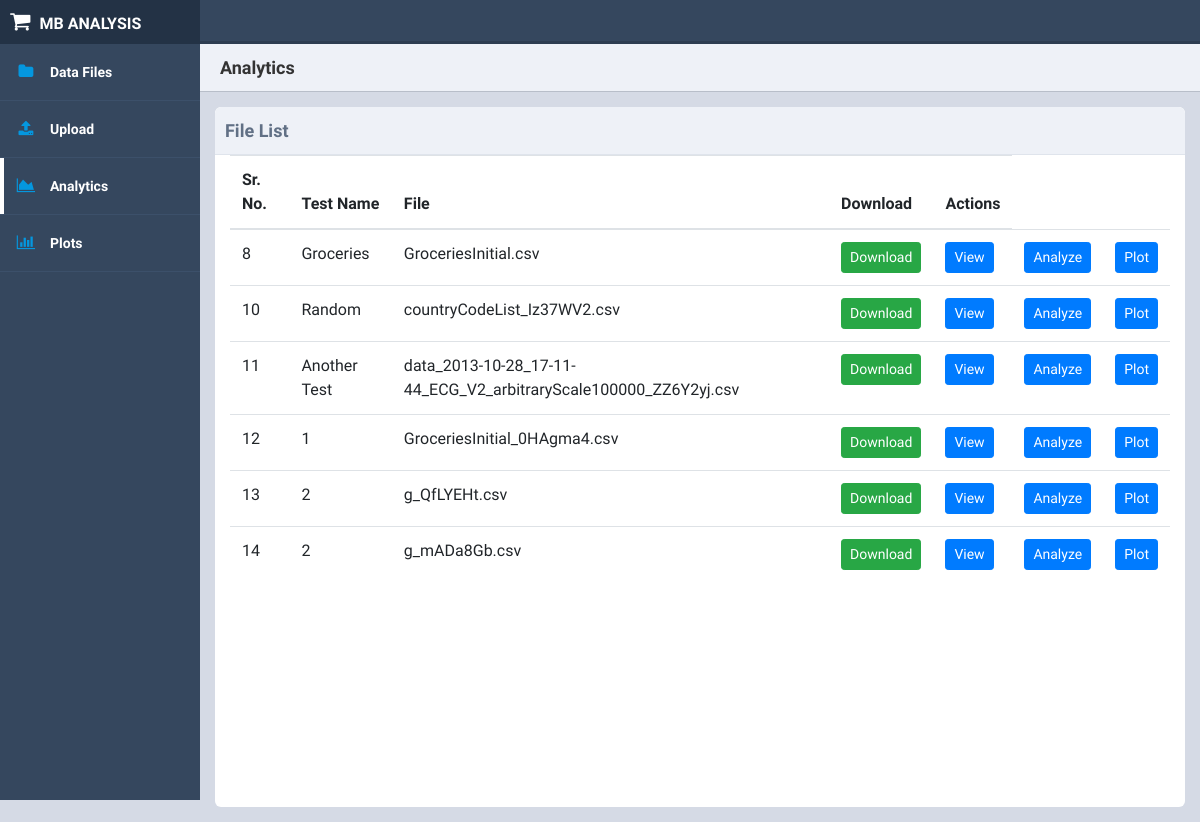
Before: /analysis/tests with the older database file.
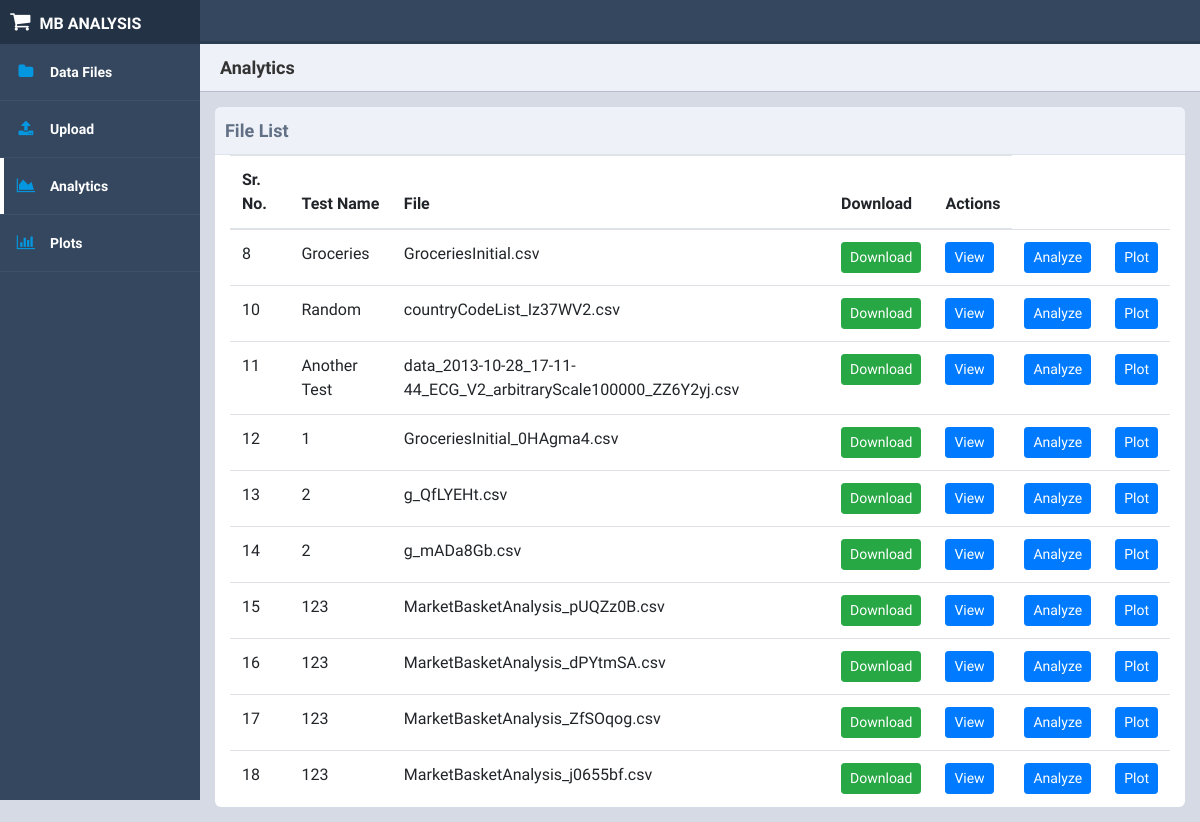
After: the same page with the newer database file.
### analysis/models.py (models this page shows, shortened)
class Upload(models.Model):
    test_name = models.CharField(max_length=200)
    datafile = models.FileField()
    upload_date = models.DateTimeField(auto_now=True)

### analysis/views.py (the view)
# urls.py: path('tests', views.list_tests, name='all_tests'),
def list_tests(request):
    uploads = Upload.objects.all()
    return render(request, 'analysis/tests.html', {'tests' : uploads})

### analysis/templates/analysis/tests.html (shortened to what this page needs)
{% extends 'analysis/base.html' %}
{% block main %}
<div class="widget">
    <div class="title">File List</div>
    <table class="table table-responsive table-inverse col-md-12">
        <thead>
            <tr>
                <th>Sr. No.</th>
                <th>Test Name</th>
                <th>File</th>
                <th>Download</th>
                <th>Actions</th>
            </tr>
        </thead>
        <tbody>
            {% for test in tests %}
            <tr>
                <td>{{ test.pk }}</td>
                <td>{{ test.test_name }}</td>
                <td>{{ test.datafile.name }}</td>
                <td><a class="btn btn-success btn-sm" href="../../../{{ test.datafile.name }}">Download</a></td>
                <td><a class="btn btn-primary btn-sm" href="{% url 'analysis:view' test.pk %}">View</a> </td>
                <td><a class="btn btn-primary btn-sm" onclick="get_input({{ test.pk }})" href="#">Analyze</a> </td>
                <td><a class="btn btn-primary btn-sm" href="{% url 'analysis:plot' test.pk %}">Plot</a> </td>
            </tr>
            {% endfor %}
        </tbody>
    </table>
</div>
{% endblock %}

### analysis/templates/analysis/base.html (shortened to what this page needs)
{% load staticfiles %}
<!DOCTYPE html>
<html>
	<head>
        <link rel="stylesheet" href="https://maxcdn.bootstrapcdn.com/bootstrap/4.0.0-beta.2/css/bootstrap.min.css">
		<link rel="stylesheet" href="https://maxcdn.bootstrapcdn.com/font-awesome/4.5.0/css/font-awesome.min.css">
		<link rel="stylesheet" href="http://code.ionicframework.com/ionicons/2.0.1/css/ionicons.min.css">
		<link rel="stylesheet" href="{% static 'analysis/main.css' %}">
	</head>
	<body>
		<div class="header">
		</div>
		<div class="side-nav">
			<div class="logo">
				<i class="fa fa-shopping-cart"></i>
				<span>MB analysis</span>
			</div>
			<nav>
				<ul>
					<li>
						<a href="{% url 'analysis:all_tests' %}">
							<span><i class="fa fa-folder"></i></span>
							<span>Data Files</span>
						</a>
					</li>
					<li>
						<a href="{% url 'analysis:uploadfile' %}">
							<span><i class="fa fa-upload"></i></span>
							<span>Upload</span>
						</a>
					</li>
					<li class="active">
						<a href="#">
							<span><i class="fa fa-area-chart"></i></span>
							<span>Analytics</span>
						</a>
					</li>
					<li>
						<a href="{% url 'analysis:uploadfile' %}">
                            <span><i class="fa fa-bar-chart"></i></span>
							<span>Plots</span>
						</a>
					</li>
				</ul>
			</nav>
		</div>
		<div class="main-content">
			<div class="title">
				Analytics
			</div>
			<div class="main">
			    {% block main %}{% endblock %}
			</div>
		</div>
	</body>
</html>

### analysis/static/analysis/main.css (style rules this page uses)
* { box-sizing: border-box; }
body { margin: 0; padding: 0; font-family: 'Source Sans Pro', sans-serif; background-color: #d5dae5; -webkit-font-smoothing: antialiased; -moz-osx-font-smoothing: grayscale; }
.header { position: absolute; width: 100%; z-index: 3; height: 44px; background-color: #ffffff; border-bottom: 3px solid #2d3d51; }
.logo { height: 44px; padding: 10px; font-weight: 700; }
.side-nav .logo { background-color: #233245; color: #fff; }
.logo i { font-size: 22px; }
.logo span { margin-left: 5px; text-transform: uppercase; }
.nav-trigger span, .nav-trigger span:before, span:after { width: 20px; height: 2px; background-color: #35475e; position: absolute; }
.side-nav { position: absolute; width: 100%; height: 100vh; background-color: #35475e; z-index: 1; display: none; }
.side-nav ul { margin: 0; padding: 0; }
.side-nav ul li { padding: 16px 16px; border-bottom: 1px solid #3c506a; position: relative; }
.side-nav ul li.active:before { content: ''; position: absolute; width: 4px; height: 100%; top: 0; left: 0; background-color: #fff; }
.side-nav ul li a { color: #fff; display: block; text-decoration: none; }
.side-nav ul li i { color: #0497df; min-width: 20px; text-align: center; }
.side-nav ul li span:nth-child(2) { margin-left: 10px; font-size: 14px; font-weight: 600; }
.main-content { padding: 100px; margin-top: 0; padding: 0; padding-top: 44px; height: 100%; overflow: scroll; }
.main-content .title { background-color: #eef1f7; border-bottom: 1px solid #b8bec9; padding: 10px 20px; font-weight: 700; color: #333; font-size: 18px; }
@media screen and (min-width: 600px) { .header { background-color: #35475e; z-index: 1; } }
@media screen and (min-width: 600px) { .nav-trigger span, .nav-trigger span:before, span:after { background-color: #fff; } }
@media screen and (min-width: 600px) { .side-nav { display: block; width: 70px; z-index: 2; } }
@media screen and (min-width: 600px) { .side-nav ul li span:nth-child(2) { display: none; } }
@media screen and (min-width: 600px) { .side-nav .logo i { padding-left: 12px; } }
@media screen and (min-width: 600px) { .side-nav .logo span { display: none; } }
@media screen and (min-width: 600px) { .side-nav ul li i { font-size: 26px; } }
@media screen and (min-width: 600px) { .side-nav ul li a { text-align: center; } }
@media screen and (min-width: 600px) { .main-content { margin-left: 70px; } }
@media screen and (min-width: 800px) { .side-nav { width: 200px; } }
@media screen and (min-width: 800px) { .side-nav ul li span:nth-child(2) { display: inline-block; } }
@media screen and (min-width: 800px) { .side-nav ul li i { font-size: 16px; } }
@media screen and (min-width: 800px) { .side-nav ul li a { text-align: left; } }
@media screen and (min-width: 800px) { .side-nav .logo i { padding-left: 0; } }
@media screen and (min-width: 800px) { .side-nav .logo span { display: inline-block; } }
@media screen and (min-width: 800px) { .main-content { margin-left: 200px; } }
.main { display: flex; flex-flow: row wrap; }
.widget { flex-basis: 300px; flex-grow: 10; height: 700px; margin: 15px; border-radius: 6px; background-color: #ffffff; position: relative; overflow: scroll; }
.widget .title { background-color: #eef1f7; border-bottom: 1px solid #dfe4ec; padding: 10px; border-top-left-radius: 6px; border-top-right-radius: 6px; color: #617085; font-weight: 600; }

Changed rows visible on the page:
added Upload: pk "15", test_name "123", datafile.name "MarketBasketAnalysis_pUQZz0B.csv"
added Upload: pk "16", test_name "123", datafile.name "MarketBasketAnalysis_dPYtmSA.csv"
added Upload: pk "17", test_name "123", datafile.name "MarketBasketAnalysis_ZfSOqog.csv"
added Upload: pk "18", test_name "123", datafile.name "MarketBasketAnalysis_j0655bf.csv"
